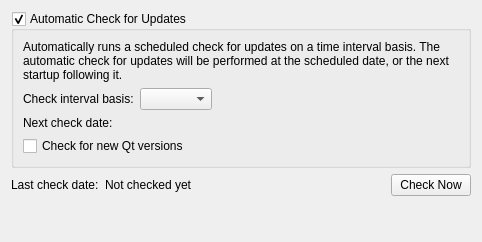
<?xml version="1.0" encoding="UTF-8"?>
<ui version="4.0">
 <class>UpdateInfo::Internal::SettingsWidget</class>
 <widget class="QWidget" name="UpdateInfo::Internal::SettingsWidget">
  <property name="geometry">
   <rect>
    <x>0</x>
    <y>0</y>
    <width>482</width>
    <height>242</height>
   </rect>
  </property>
  <property name="windowTitle">
   <string>Configure Filters</string>
  </property>
  <layout class="QGridLayout" name="gridLayout_2">
   <item row="0" column="0" colspan="4">
    <widget class="QGroupBox" name="m_updatesGroupBox">
     <property name="title">
      <string>Automatic Check for Updates</string>
     </property>
     <property name="checkable">
      <bool>true</bool>
     </property>
     <property name="checked">
      <bool>true</bool>
     </property>
     <layout class="QGridLayout" name="gridLayout">
      <item row="0" column="0" colspan="3">
       <widget class="QLabel" name="m_infoLabel">
        <property name="sizePolicy">
         <sizepolicy hsizetype="Preferred" vsizetype="Preferred">
          <horstretch>0</horstretch>
          <verstretch>0</verstretch>
         </sizepolicy>
        </property>
        <property name="text">
         <string>Automatically runs a scheduled check for updates on a time interval basis. The automatic check for updates will be performed at the scheduled date, or the next startup following it.</string>
        </property>
        <property name="wordWrap">
         <bool>true</bool>
        </property>
       </widget>
      </item>
      <item row="1" column="2">
       <spacer name="horizontalSpacer">
        <property name="orientation">
         <enum>Qt::Horizontal</enum>
        </property>
        <property name="sizeHint" stdset="0">
         <size>
          <width>171</width>
          <height>20</height>
         </size>
        </property>
       </spacer>
      </item>
      <item row="2" column="0">
       <widget class="QLabel" name="label_3">
        <property name="text">
         <string>Next check date:</string>
        </property>
       </widget>
      </item>
      <item row="1" column="0">
       <widget class="QLabel" name="label">
        <property name="text">
         <string>Check interval basis:</string>
        </property>
       </widget>
      </item>
      <item row="1" column="1">
       <widget class="QComboBox" name="m_checkIntervalComboBox">
        <property name="currentIndex">
         <number>-1</number>
        </property>
       </widget>
      </item>
      <item row="2" column="1" colspan="2">
       <widget class="QLabel" name="m_nextCheckDateLabel">
        <property name="text">
         <string/>
        </property>
       </widget>
      </item>
      <item row="3" column="0" colspan="3">
       <widget class="QCheckBox" name="m_checkForNewQtVersions">
        <property name="text">
         <string>Check for new Qt versions</string>
        </property>
       </widget>
      </item>
     </layout>
    </widget>
   </item>
   <item row="1" column="0">
    <widget class="QLabel" name="label_2">
     <property name="text">
      <string>Last check date:</string>
     </property>
    </widget>
   </item>
   <item row="1" column="1">
    <widget class="QLabel" name="m_lastCheckDateLabel">
     <property name="text">
      <string>Not checked yet</string>
     </property>
    </widget>
   </item>
   <item row="1" column="2">
    <spacer name="horizontalSpacer_2">
     <property name="orientation">
      <enum>Qt::Horizontal</enum>
     </property>
     <property name="sizeHint" stdset="0">
      <size>
       <width>167</width>
       <height>20</height>
      </size>
     </property>
    </spacer>
   </item>
   <item row="1" column="3">
    <widget class="QPushButton" name="m_checkNowButton">
     <property name="text">
      <string>Check Now</string>
     </property>
    </widget>
   </item>
   <item row="2" column="0" colspan="4">
    <widget class="QLabel" name="m_messageLabel">
     <property name="text">
      <string/>
     </property>
     <property name="alignment">
      <set>Qt::AlignRight|Qt::AlignTrailing|Qt::AlignVCenter</set>
     </property>
    </widget>
   </item>
   <item row="3" column="0" colspan="4">
    <spacer name="verticalSpacer">
     <property name="orientation">
      <enum>Qt::Vertical</enum>
     </property>
     <property name="sizeHint" stdset="0">
      <size>
       <width>0</width>
       <height>0</height>
      </size>
     </property>
    </spacer>
   </item>
  </layout>
 </widget>
 <tabstops>
  <tabstop>m_updatesGroupBox</tabstop>
  <tabstop>m_checkIntervalComboBox</tabstop>
  <tabstop>m_checkNowButton</tabstop>
 </tabstops>
 <resources/>
 <connections/>
</ui>
